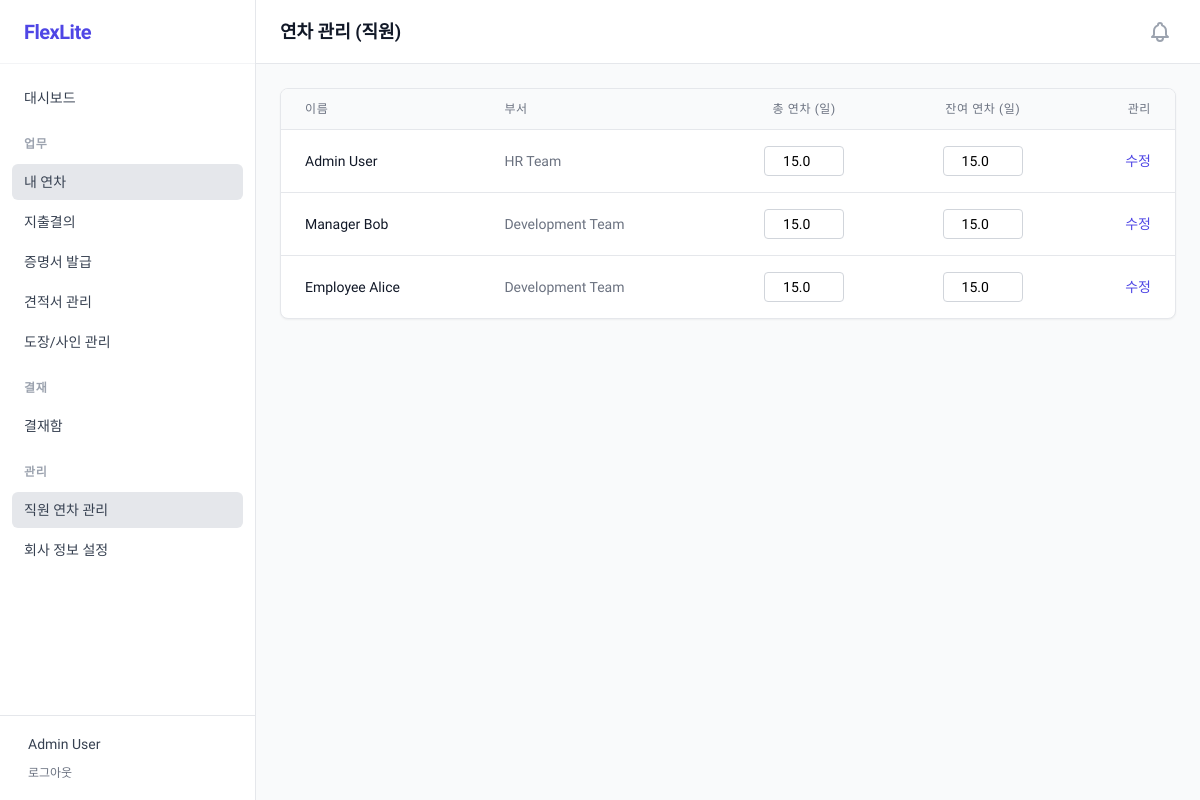
The app's page /leave/manage (signed in) with its own data.
### app/models/user.py (models this page shows, shortened)
class User(UserMixin, db.Model):
    __tablename__ = 'users'
    id = db.Column(db.Integer, primary_key=True)
    email = db.Column(db.String(120), unique=True, nullable=False)
    password_hash = db.Column(db.String(255), nullable=False)
    name = db.Column(db.String(100), nullable=False)
    role = db.Column(db.Enum(UserRole), default=UserRole.EMPLOYEE)
    team_id = db.Column(db.Integer, db.ForeignKey('teams.id'), nullable=True)
    join_date = db.Column(db.Date, nullable=True)
    card_number = db.Column(db.String(20), nullable=True) # Corporate Card Number
    created_at = db.Column(db.DateTime, default=datetime.utcnow)
    team = db.relationship('Team', foreign_keys=[team_id], backref='members')
    signature = db.relationship('UserSignature', uselist=False, backref='user')

class Team(db.Model):
    __tablename__ = 'teams'
    id = db.Column(db.Integer, primary_key=True)
    name = db.Column(db.String(100), unique=True, nullable=False)
    manager_id = db.Column(db.Integer, db.ForeignKey('users.id'), nullable=True)
    manager = db.relationship('User', remote_side=[User.id], foreign_keys=[manager_id], backref=db.backref('managed_team', uselist=False))

### app/models/leave.py (models this page shows)
class LeaveBalance(db.Model):
    __tablename__ = 'leave_balances'
    id = db.Column(db.Integer, primary_key=True)
    user_id = db.Column(db.Integer, db.ForeignKey('users.id'), nullable=False)
    year = db.Column(db.Integer, nullable=False)
    granted = db.Column(db.Float, default=0.0)
    used = db.Column(db.Float, default=0.0)
    remaining = db.Column(db.Float, default=0.0)

### app/routes/leave.py (the view)
@bp.route('/manage')
@login_required
def manage():
    if current_user.role not in ['ADMIN', 'MANAGER']:
        flash('권한이 없습니다.', 'error')
        return redirect(url_for('leave.index'))
    from app.models.user import User, UserRole
    if current_user.role == 'ADMIN':
        users = User.query.all()
    else:
        team = current_user.managed_team
        if team:
            users = User.query.filter_by(team_id=team.id).all()
        else:
            users = []
    balances = {}
    for u in users:
        bal = LeaveBalance.query.filter_by(user_id=u.id, year=2025).first()
        balances[u.id] = bal
    return render_template('leave/manage.html', users=users, balances=balances)

### app/templates/leave/manage.html
{% extends "base.html" %}
{% block header_title %}연차 관리 (직원){% endblock %}
{% block content %}
<div class="bg-white shadow-sm rounded-lg overflow-hidden border border-gray-200">
    <table class="min-w-full divide-y divide-gray-200">
        <thead class="bg-gray-50">
            <tr>
                <th class="px-6 py-3 text-left text-xs font-medium text-gray-500 uppercase tracking-wider">이름</th>
                <th class="px-6 py-3 text-left text-xs font-medium text-gray-500 uppercase tracking-wider">부서</th>
                <th class="px-6 py-3 text-center text-xs font-medium text-gray-500 uppercase tracking-wider">총 연차 (일)
                </th>
                <th class="px-6 py-3 text-center text-xs font-medium text-gray-500 uppercase tracking-wider">잔여 연차 (일)
                </th>
                <th class="px-6 py-3 text-right text-xs font-medium text-gray-500 uppercase tracking-wider">관리</th>
            </tr>
        </thead>
        <tbody class="divide-y divide-gray-200">
            {% for u in users %}
            {% set bal = balances.get(u.id) %}
            <tr class="hover:bg-gray-50">
                <td class="px-6 py-4 text-sm font-medium text-gray-900">{{ u.name }}</td>
                <td class="px-6 py-4 text-sm text-gray-500">{{ u.team.name if u.team else '-' }}</td>
                <form action="{{ url_for('leave.update_balance', user_id=u.id) }}" method="POST">
                    <td class="px-6 py-4 text-center">
                        <input type="number" name="granted" value="{{ bal.granted if bal else 0 }}"
                            class="w-20 border border-gray-300 rounded text-center text-sm py-1">
                    </td>
                    <td class="px-6 py-4 text-center">
                        <input type="number" name="remaining" value="{{ bal.remaining if bal else 0 }}"
                            class="w-20 border border-gray-300 rounded text-center text-sm py-1 {{ 'text-red-600 font-bold' if bal and (bal.remaining or 0) < 0 }}">
                    </td>
                    <td class="px-6 py-4 text-right">
                        <button type="submit"
                            class="text-indigo-600 hover:text-indigo-900 text-sm font-medium">수정</button>
                    </td>
                </form>
            </tr>
            {% else %}
            <tr>
                <td colspan="5" class="px-6 py-12 text-center text-gray-500">관리할 직원이 없습니다.</td>
            </tr>
            {% endfor %}
        </tbody>
    </table>
</div>
{% endblock %}

### app/templates/base.html (shortened to what this page needs)
<!DOCTYPE html>
<html lang="ko">
<head>
    <script src="https://cdn.tailwindcss.com"></script>
</head>
<body class="h-screen flex overflow-hidden">
    {% if current_user.is_authenticated %}
    <aside class="w-64 bg-white border-r border-gray-200 flex-shrink-0 flex flex-col print:hidden">
        <div class="h-16 flex items-center px-6 border-b border-gray-100">
            <span class="text-xl font-bold tracking-tight text-indigo-600">FlexLite</span>
        </div>
        <nav class="flex-1 px-3 py-4 space-y-1 overflow-y-auto">
            <a href="{{ url_for('main.dashboard') }}"
                class="group flex items-center px-3 py-2 text-sm font-medium rounded-md text-gray-700 hover:bg-gray-50 hover:text-gray-900 {{ 'sidebar-item-active' if request.endpoint == 'main.dashboard' }}">
                <span class="flex-1">대시보드</span>
            </a>
            <div class="pt-4 pb-2">
                <p class="px-3 text-xs font-semibold text-gray-400 uppercase tracking-wider">업무</p>
            </div>
            <a href="{{ url_for('leave.index') }}"
                class="group flex items-center px-3 py-2 text-sm font-medium rounded-md text-gray-700 hover:bg-gray-50 hover:text-gray-900 {{ 'sidebar-item-active' if 'leave' in request.endpoint }}">
                <span class="flex-1">내 연차</span>
            </a>
            <a href="{{ url_for('expense.index') }}"
                class="group flex items-center px-3 py-2 text-sm font-medium rounded-md text-gray-700 hover:bg-gray-50 hover:text-gray-900 {{ 'sidebar-item-active' if 'expense' in request.endpoint }}">
                <span class="flex-1">지출결의</span>
            </a>
            <a href="{{ url_for('certificate.list') }}"
                class="group flex items-center px-3 py-2 text-sm font-medium rounded-md text-gray-700 hover:bg-gray-50 hover:text-gray-900 {{ 'sidebar-item-active' if 'certificate' in request.endpoint }}">
                <span class="flex-1">증명서 발급</span>
            </a>
            <a href="{{ url_for('quote.index') }}"
                class="group flex items-center px-3 py-2 text-sm font-medium rounded-md text-gray-700 hover:bg-gray-50 hover:text-gray-900 {{ 'sidebar-item-active' if 'quote' in request.endpoint }}">
                <span class="flex-1">견적서 관리</span>
            </a>
            <a href="{{ url_for('stamp.index') }}"
                class="group flex items-center px-3 py-2 text-sm font-medium rounded-md text-gray-700 hover:bg-gray-50 hover:text-gray-900 {{ 'sidebar-item-active' if 'stamp' in request.endpoint }}">
                <span class="flex-1">도장/사인 관리</span>
            </a>
            <div class="pt-4 pb-2">
                <p class="px-3 text-xs font-semibold text-gray-400 uppercase tracking-wider">결재</p>
            </div>
            {% if current_user.role in ['ADMIN', 'MANAGER'] %}
            <a href="{{ url_for('approval.inbox') }}"
                class="group flex items-center px-3 py-2 text-sm font-medium rounded-md text-gray-700 hover:bg-gray-50 hover:text-gray-900 {{ 'sidebar-item-active' if 'approval' in request.endpoint }}">
                <span class="flex-1">결재함</span>
            </a>
            {% endif %}
            <div class="pt-4 pb-2">
                <p class="px-3 text-xs font-semibold text-gray-400 uppercase tracking-wider">관리</p>
            </div>
            {% if current_user.role in ['ADMIN', 'MANAGER'] %}
            <a href="{{ url_for('leave.manage') }}"
                class="group flex items-center px-3 py-2 text-sm font-medium rounded-md text-gray-700 hover:bg-gray-50 hover:text-gray-900 {{ 'sidebar-item-active' if 'leave.manage' == request.endpoint }}">
                <span class="flex-1">직원 연차 관리</span>
            </a>
            {% endif %}
            {% if current_user.role == 'ADMIN' %}
            <a href="{{ url_for('settings.company') }}"
                class="group flex items-center px-3 py-2 text-sm font-medium rounded-md text-gray-700 hover:bg-gray-50 hover:text-gray-900 {{ 'sidebar-item-active' if 'settings.company' == request.endpoint }}">
                <span class="flex-1">회사 정보 설정</span>
            </a>
            {% endif %}
        </nav>
        <div class="p-4 border-t border-gray-200">
            <div class="flex items-center">
                <div class="ml-3">
                    <a href="{{ url_for('settings.index') }}"
                        class="text-sm font-medium text-gray-700 hover:text-indigo-600 hover:underline">
                        {{ current_user.name }}
                    </a>
                    <div class="mt-1">
                        <a href="{{ url_for('auth.logout') }}"
                            class="text-xs font-medium text-gray-500 hover:text-gray-700">로그아웃</a>
                    </div>
                </div>
            </div>
        </div>
    </aside>
    {% endif %}
    <main class="flex-1 flex flex-col overflow-hidden bg-gray-50 print:bg-white print:overflow-visible">
        {% if current_user.is_authenticated %}
        <header class="h-16 bg-white border-b border-gray-200 flex items-center justify-between px-6 print:hidden">
            <h1 class="text-lg font-semibold text-gray-900">
                {% block header_title %}Dashboard{% endblock %}
            </h1>
            <div class="flex items-center space-x-4">
                <a href="{{ url_for('approval.inbox') }}"
                    class="p-1 rounded-full text-gray-400 hover:text-gray-500 relative">
                </a>
            </div>
        </header>
        {% endif %}
        <div class="flex-1 overflow-auto p-6 print:p-0 print:overflow-visible print:h-auto">
            {% block content %}{% endblock %}
        </div>
    </main>
</body>
</html>

### app/templates/base.html (style rules this page uses)
body { font-family: 'Pretendard', sans-serif; background-color: #f3f4f6; }
.sidebar-item-active { background-color: #e5e7eb; color: #111827; font-weight: 500; }

### records on screen
User: name "Admin User", team "HR Team"
LeaveBalance: granted "15.0", remaining "15.0"
User: name "Manager Bob", team "Development Team"
LeaveBalance: granted "15.0", remaining "15.0"
User: name "Employee Alice", team "Development Team"
LeaveBalance: granted "15.0", remaining "15.0"
